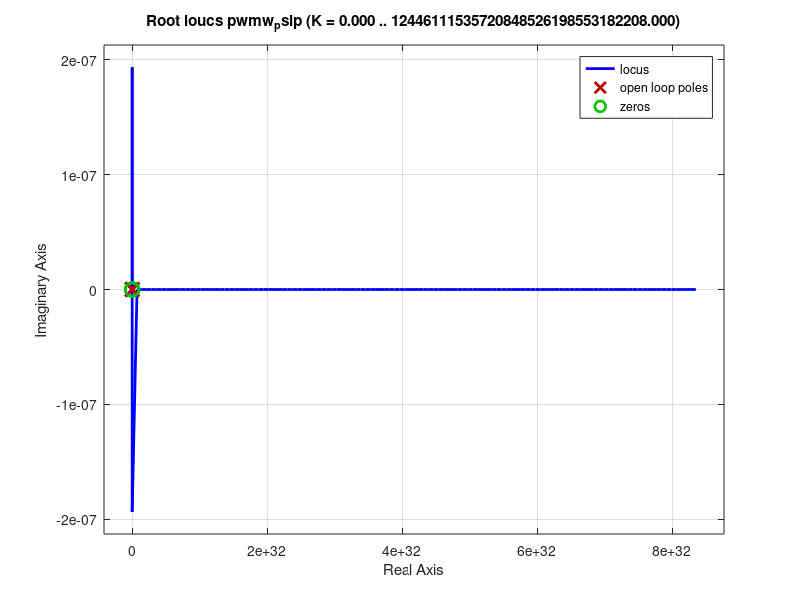

The MATLAB script that drew this image: (Note: this script raises an error after producing the figure.)
%% setup
clear all; clc

s = tf('s');

%% using tfs from modelo_carlitos_altered.mlx - novaes approach
pwmr_tr=-(192*(874201199812819007337421340672*s^2 - 18205122848505604556609342321071))/(s*(- 316912650057057350374175801344*s^3 - 13223242347360487239310626521088*s^2 + 6959380772886439520039690305536*s + 275372250050450334591067953921219))
pwmr_trp=-(192*(874201199812819007337421340672*s^2 - 18205122848505604556609342321071))/(- 316912650057057350374175801344*s^3 - 13223242347360487239310626521088*s^2 + 6959380772886439520039690305536*s + 275372250050450334591067953921219)
pwmr_phi=(32*(271114892551252557355840176128*s + 1385451354099195))/(- 316912650057057350374175801344*s^3 - 13223242347360487239310626521088*s^2 + 6959380772886439520039690305536*s + 275372250050450334591067953921219)
pwmr_phip=(32*s*(271114892551252557355840176128*s + 1385451354099195))/(- 316912650057057350374175801344*s^3 - 13223242347360487239310626521088*s^2 + 6959380772886439520039690305536*s + 275372250050450334591067953921219)
pwmw_tw=(4*(- 3299548357467755518178644459520*s^2 + 1481813165475937*s + 91676819232077530400128296809960))/(s*(- 39614081257132168796771975168*s^3 - 1778992559850625591990877683712*s^2 + 2311774460694557101810278989824*s + 41146109432590922895027409222719))
pwmw_twp=(4*(- 3299548357467755518178644459520*s^2 + 1481813165475937*s + 91676819232077530400128296809960))/(- 39614081257132168796771975168*s^3 - 1778992559850625591990877683712*s^2 + 2311774460694557101810278989824*s + 41146109432590922895027409222719)
pwmw_psi=(196*(13554881644059779096733810688*s + 30241085009713))/(- 39614081257132168796771975168*s^3 - 1778992559850625591990877683712*s^2 + 2311774460694557101810278989824*s + 41146109432590922895027409222719)
pwmw_psip=(196*s*(13554881644059779096733810688*s + 30241085009713))/(- 39614081257132168796771975168*s^3 - 1778992559850625591990877683712*s^2 + 2311774460694557101810278989824*s + 41146109432590922895027409222719)

%% rlocus time
rlocus(pwmr_tr);
rlocus(pwmr_trp);
rlocus(pwmr_phi);
rlocus(pwmr_phip);
rlocus(pwmw_tw);
rlocus(pwmw_twp)
rlocus(pwmw_psi);
rlocus(pwmw_psip);

%% do the gambs
pwmr_tr=tf(zpk(pwmr_tr));
pwmr_trp=tf(zpk(pwmr_trp));
pwmr_phi=tf(zpk(pwmr_phi));
pwmr_phip=tf(zpk(pwmr_phip));
pwmw_tw=tf(zpk(pwmw_tw));
pwmw_twp=tf(zpk(pwmw_twp));
pwmw_psi=tf(zpk(pwmw_psi));
pwmw_psip=tf(zpk(pwmw_psip));

%% factor the velocity ones

pwmw = [1 44.91 -58.36 -1039];
pwmr = [1 41.73 -21.96 -868.9];

a = roots(pwmr)
b = roots(pwmw)

poly_r = (s-a(3))*(s-a(2));
poly_w = (s-b(3))*(s-b(2));

Gr = 1/poly_r;
Gw = 1/poly_w;

syms Kr Kw real

%% roda de inércia

wnr = sqrt(20.81+Kr);
zetar = 0.02758/(2*wnr) == .547;

ganho_r = simplify(solve(zetar,Kr))

%% roda no chão

wnw = sqrt(22.74+Kw);
zetaw = 0.7796/(2*wnw) == .636;

ganho_w = simplify(solve(zetaw,Kw))

%% tunado - roda de inércia

step(feedback(Cr*Gr_tuned,1))

%% tunado - roda no chão

step(feedback(Cw*Gw_tuned,1))